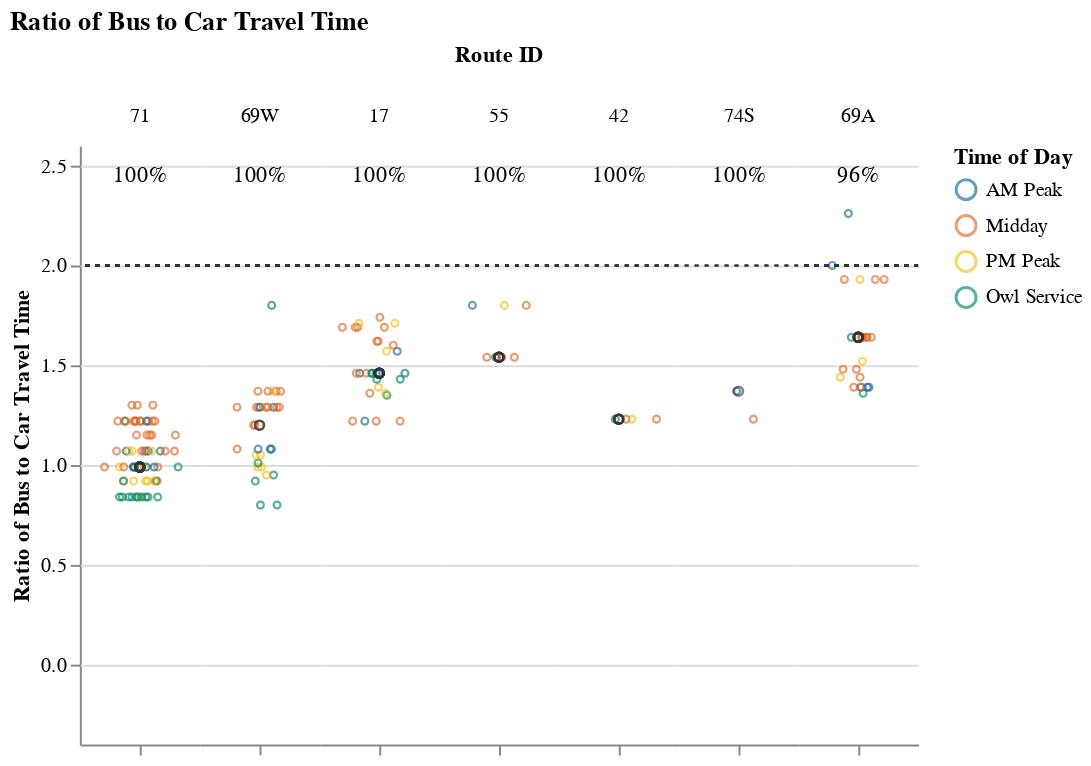
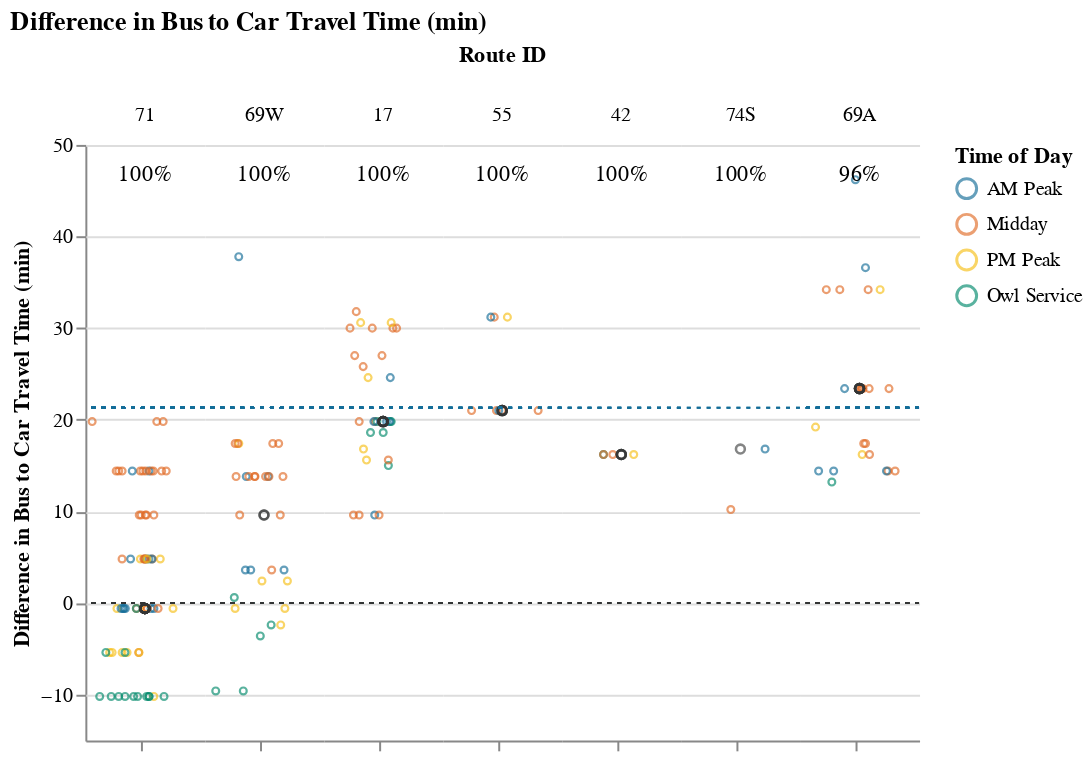

Notebook cell for these charts, in order:
### Markdown cell above
### Medium Routes (1-1.5 hrs)

### Code cell
route_group = "medium"
try:
    subset_routes, mult, diff  = setup_charts(df, PCT_COMPETITIVE_THRESHOLD, route_group)
    if len(subset_routes) > 0:
        display(
            Markdown(
                f"{CAPTIONS_DICT[route_group]}"
                "Within each route group, routes are sorted in descending order "
                "by % competitive trips and # trips below the additional time cut-off."
            )
        )

        display(mult)
        display(diff)
except:
    print("No routes meet this criteria.")

### Figure 1 — Vega-Lite specification as saved in the notebook (floating-point values rounded to 4 significant figures; data arrays with more than 128 entries replaced by an {"elided": "..."} marker saying what was removed)
{"config": {"view": {"continuousWidth": 400, "continuousHeight": 300, "stroke": null}, "facet": {"spacing": 0}}, "data": {"name": "data-4182625659aa92a7c27ce26224f67fd1"}, "facet": {"column": {"field": "route_id", "sort": ["71", "69W", "17", "55", "42", "74S", "69A"], "title": "Route ID", "type": "nominal"}}, "spec": {"layer": [{"mark": {"type": "point", "opacity": 0.65, "size": 12, "strokeWidth": 1.1}, "encoding": {"color": {"field": "time_of_day", "scale": {"range": ["#136C97", "#E16B26", "#F6BF16", "#00896B", "#7790A3", "#5B559C"]}, "sort": ["AM Peak", "Midday", "PM Peak", "Owl Service"], "title": "Time of Day", "type": "nominal"}, "tooltip": [{"field": "route_id", "type": "nominal"}, {"field": "trip_id", "type": "nominal"}, {"field": "service_hours", "type": "quantitative"}, {"field": "car_duration_hours", "type": "quantitative"}, {"field": "bus_multiplier", "type": "quantitative"}, {"field": "bus_difference", "type": "quantitative"}, {"field": "num_trips", "type": "quantitative"}, {"field": "num_competitive", "type": "quantitative"}, {"field": "pct_trips_competitive", "type": "quantitative"}, {"field": "p25", "type": "quantitative"}, {"field": "p50", "type": "quantitative"}, {"field": "p75", "type": "quantitative"}], "x": {"axis": {"grid": false, "labels": false, "ticks": true, "values": [0]}, "field": "jitter", "scale": {}, "title": null, "type": "quantitative"}, "y": {"field": "bus_multiplier", "scale": {"domain": [-0.25, 2.5]}, "title": "Ratio of Bus to Car Travel Time", "type": "quantitative"}}, "selection": {"selector003": {"type": "interval", "bind": "scales", "encodings": ["x", "y"]}}, "transform": [{"calculate": "sqrt(-2*log(random()))*cos(2*PI*random())", "as": "jitter"}], "width": 60}, {"layer": [{"mark": {"type": "point", "opacity": 0.6, "size": 20, "strokeWidth": 1.3}, "encoding": {"color": {"value": "#323434"}, "y": {"field": "bus_multiplier", "type": "quantitative"}}, "transform": [{"filter": "(datum.p50_trip === 1)"}]}, {"mark": {"type": "rule", "strokeDash": [2, 3]}, "encoding": {"color": {"value": "#323434"}, "y": {"field": "cutoff", "type": "quantitative"}}}, {"mark": {"type": "text", "align": "center", "baseline": "middle"}, "encoding": {"color": {"value": "black"}, "text": {"field": "pct_trips_competitive", "format": ".0%", "type": "quantitative"}, "tooltip": [{"field": "route_id", "type": "nominal"}, {"field": "trip_id", "type": "nominal"}, {"field": "service_hours", "type": "quantitative"}, {"field": "car_duration_hours", "type": "quantitative"}, {"field": "bus_multiplier", "type": "quantitative"}, {"field": "bus_difference", "type": "quantitative"}, {"field": "num_trips", "type": "quantitative"}, {"field": "num_competitive", "type": "quantitative"}, {"field": "pct_trips_competitive", "type": "quantitative"}, {"field": "p25", "type": "quantitative"}, {"field": "p50", "type": "quantitative"}, {"field": "p75", "type": "quantitative"}], "x": {"value": 30}, "y": {"value": 15}}, "transform": [{"calculate": "sqrt(-2*log(random()))*cos(2*PI*random())", "as": "jitter"}, {"filter": "(datum.fastest_trip === 1)"}]}]}]}, "resolve": {"scale": {"y": "shared"}}, "title": "Ratio of Bus to Car Travel Time", "$schema": "https://vega.github.io/schema/vega-lite/v4.17.0.json", "datasets": {"data-4182625659aa92a7c27ce26224f67fd1": {"elided": "164 records"}}}

### Figure 2 — Vega-Lite specification as saved in the notebook (floating-point values rounded to 4 significant figures; data arrays with more than 128 entries replaced by an {"elided": "..."} marker saying what was removed)
{"config": {"view": {"continuousWidth": 400, "continuousHeight": 300, "stroke": null}, "facet": {"spacing": 0}}, "data": {"name": "data-a2b74f098d2d12c6077b6fcbcab72788"}, "facet": {"column": {"field": "route_id", "sort": ["71", "69W", "17", "55", "42", "74S", "69A"], "title": "Route ID", "type": "nominal"}}, "spec": {"layer": [{"mark": {"type": "point", "opacity": 0.65, "size": 12, "strokeWidth": 1.1}, "encoding": {"color": {"field": "time_of_day", "scale": {"range": ["#136C97", "#E16B26", "#F6BF16", "#00896B", "#7790A3", "#5B559C"]}, "sort": ["AM Peak", "Midday", "PM Peak", "Owl Service"], "title": "Time of Day", "type": "nominal"}, "tooltip": [{"field": "route_id", "type": "nominal"}, {"field": "trip_id", "type": "nominal"}, {"field": "service_hours", "type": "quantitative"}, {"field": "car_duration_hours", "type": "quantitative"}, {"field": "bus_multiplier", "type": "quantitative"}, {"field": "bus_difference", "type": "quantitative"}, {"field": "num_trips", "type": "quantitative"}, {"field": "num_competitive", "type": "quantitative"}, {"field": "pct_trips_competitive", "type": "quantitative"}, {"field": "p25", "type": "quantitative"}, {"field": "p50", "type": "quantitative"}, {"field": "p75", "type": "quantitative"}], "x": {"axis": {"grid": false, "labels": false, "ticks": true, "values": [0]}, "field": "jitter", "scale": {}, "title": null, "type": "quantitative"}, "y": {"field": "bus_difference", "scale": {"domain": [-10.2, 46.2]}, "title": "Difference in Bus to Car Travel Time (min)", "type": "quantitative"}}, "selection": {"selector004": {"type": "interval", "bind": "scales", "encodings": ["x", "y"]}}, "transform": [{"calculate": "sqrt(-2*log(random()))*cos(2*PI*random())", "as": "jitter"}], "width": 60}, {"layer": [{"mark": {"type": "point", "opacity": 0.6, "size": 20, "strokeWidth": 1.3}, "encoding": {"color": {"value": "#323434"}, "y": {"field": "bus_difference", "type": "quantitative"}}, "transform": [{"filter": "(datum.p50_trip === 1)"}]}, {"mark": {"type": "rule", "strokeDash": [2, 3]}, "encoding": {"color": {"value": "#323434"}, "y": {"field": "cutoff", "type": "quantitative"}}}, {"mark": {"type": "rule", "strokeDash": [2, 3]}, "encoding": {"color": {"value": "#136C97"}, "y": {"field": "cutoff2", "type": "quantitative"}}}, {"mark": {"type": "text", "align": "center", "baseline": "middle"}, "encoding": {"color": {"value": "black"}, "text": {"field": "pct_trips_competitive", "format": ".0%", "type": "quantitative"}, "tooltip": [{"field": "route_id", "type": "nominal"}, {"field": "trip_id", "type": "nominal"}, {"field": "service_hours", "type": "quantitative"}, {"field": "car_duration_hours", "type": "quantitative"}, {"field": "bus_multiplier", "type": "quantitative"}, {"field": "bus_difference", "type": "quantitative"}, {"field": "num_trips", "type": "quantitative"}, {"field": "num_competitive", "type": "quantitative"}, {"field": "pct_trips_competitive", "type": "quantitative"}, {"field": "p25", "type": "quantitative"}, {"field": "p50", "type": "quantitative"}, {"field": "p75", "type": "quantitative"}], "x": {"value": 30}, "y": {"value": 15}}, "transform": [{"calculate": "sqrt(-2*log(random()))*cos(2*PI*random())", "as": "jitter"}, {"filter": "(datum.fastest_trip === 1)"}]}]}]}, "resolve": {"scale": {"y": "shared"}}, "title": "Difference in Bus to Car Travel Time (min)", "$schema": "https://vega.github.io/schema/vega-lite/v4.17.0.json", "datasets": {"data-a2b74f098d2d12c6077b6fcbcab72788": {"elided": "164 records"}}}
